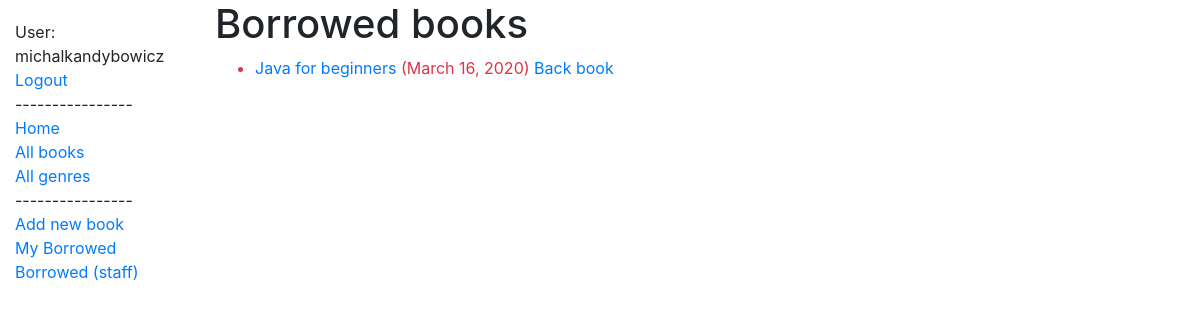
Before: /catalog/mybooks/ (signed in) with the older database file.
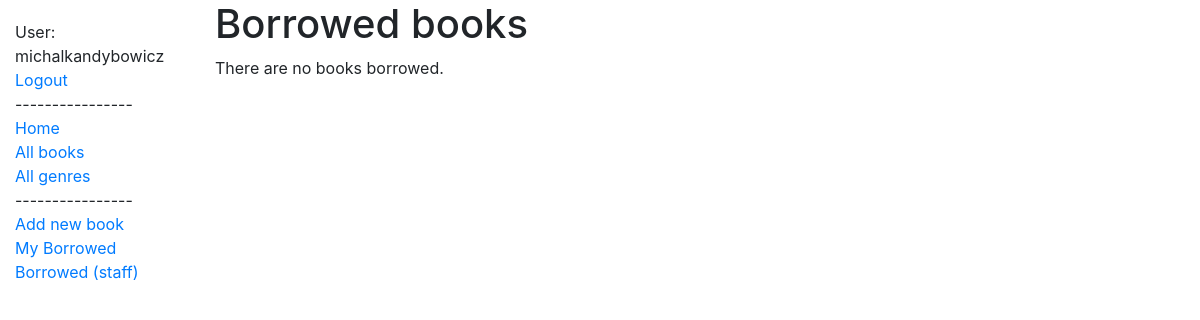
After: the same page with the newer database file.
### catalog/models.py (models this page shows, shortened)
class BookInstance(models.Model):
    id = models.UUIDField(primary_key=True, default=uuid.uuid4, help_text='Unique ID for this particular book across whole library')
    book = models.ForeignKey('Book', on_delete=models.SET_NULL, null=True)
    imprint = models.CharField(max_length=200)
    due_back = models.DateField(null=True, blank=True)
    borrower = models.ForeignKey(User, on_delete=models.SET_NULL, null=True, blank=True)
    LOAN_STATUS = (
        ('m', 'Maintenance'),
        ('o', 'On loan'),
        ('a', 'Available'),
        ('r', 'Reserved'),
    )
    status = models.CharField(
        max_length=1,
        choices=LOAN_STATUS,
        blank=True,
        default='m',
        help_text='Book availability',
    )
    class Meta:
        ordering = ['due_back']
        permissions = (("can_mark_returned", "Set book as returned"),)
    @property
    def is_overdue(self):
        return self.due_back and date.today() > self.due_back

class Book(models.Model):
    title = models.CharField(max_length=200)
    author = models.ForeignKey('Author', on_delete=models.SET_NULL, null=True)
    summary = models.TextField(max_length=1000, help_text='Enter a brief description of the book')
    genre = models.ManyToManyField(Genre, help_text='Select a genre for this book')
    def display_genre(self):
        """Create a string for the Genre. This is required to display genre in Admin."""
        return ', '.join(genre.name for genre in self.genre.all()[:3])
    display_genre.short_description = 'Genre'

### catalog/views.py (the view)
# urls.py: path('mybooks/', views.LoanedBooksByUserListView.as_view(), name='my-borrowed'),
class LoanedBooksByUserListView(LoginRequiredMixin, generic.ListView):
    model = BookInstance
    template_name = 'bookinstance_list_borrowed_user.html'
    paginate_by = 10
    def get_queryset(self):
        return BookInstance.objects.filter(borrower=self.request.user).filter(status__exact='o').order_by('due_back')

### templates/bookinstance_list_borrowed_user.html
{% extends "base_generic.html" %}
{% block content %}
    <h1>Borrowed books </h1>
    {% if bookinstance_list %}
    <ul>
      {% for bookinst in bookinstance_list %}
          <li class="{% if bookinst.is_overdue %}text-danger{% endif %}">
              <a href="{% url 'book-detail' bookinst.book.pk %}">{{bookinst.book.title}}</a> ({{ bookinst.due_back }})
              {% if perms.catalog.can_mark_returned %}
                  <a href="{% url 'back' bookinst.id %}">Back book</a>
              {% endif %}
          </li>
      {% endfor %}
    </ul>
    {% else %}
      <p>There are no books borrowed.</p>
    {% endif %}
{% endblock %}

Changed rows visible on the page:
no longer on this page (row edited): BookInstance: book "Java for beginners", due_back "March 16, 2020"
Other visible differences:
text now shown: "There are no books borrowed."
